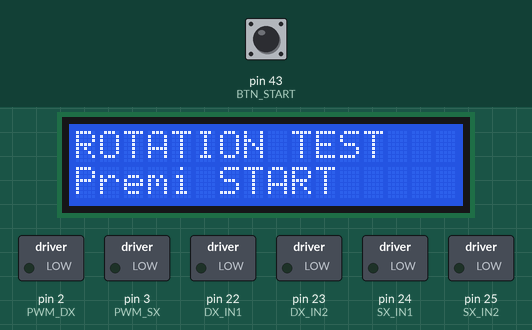
Recording of a sketch running on a simulated Arduino Mega 2560, built with avr-gcc and run on an emulated ATmega2560. Parts: 16×2 character LCD, switched loads named in the sketch (green lamp = pin HIGH). The test bench sets the inputs (shaded band); at power-on: pin 43 (BTN_START) HIGH. What the sketch prints to the serial monitor is not drawn.

Above: at 1.2 s.
1.3 s: pin 43 (BTN_START) pulled LOW for 0.15 s
At 2.8 s:
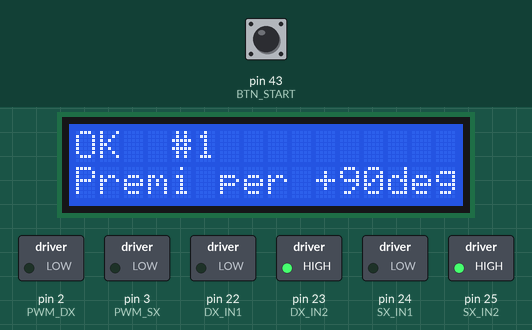
3.5 s: pin 43 (BTN_START) pulled LOW for 1 s
At 3.79 s:
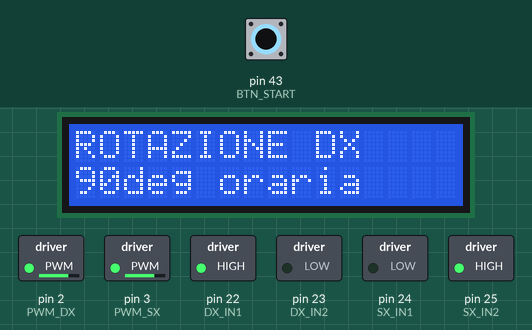
6.0 s: pin 43 (BTN_START) pulled LOW for 0.15 s
At 7.6 s:
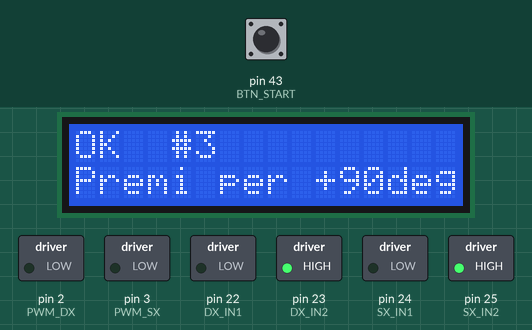
8.2 s: pin 43 (BTN_START) pulled LOW for 1 s
At 9.3 s:
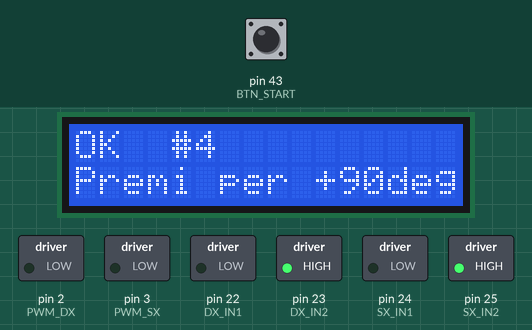
Timing chart, 0 to 11.2 s (numbered marks = the images above; inputs shaded):
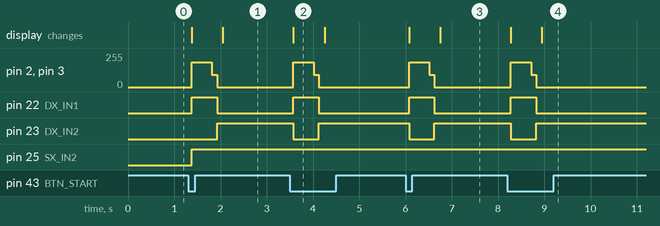

The sketch:

rotation_test.ino
```cpp
/*
 * Progetto: RoboCup Junior Rescue Maze 2026 - mENIAC Team
 * File:     rotation_test.ino
 * Scopo:    Test rotazione 90° oraria — stessa logica di main_senza_mpu.ino
 *
 *   Ogni pressione BTN_START: ruota 90° in senso orario (destra)
 *   Stesse costanti e stessa logica 2 fasi di main_senza_mpu.ino
 */

#include <LiquidCrystal_I2C.h>

// --- PIN ---
#define PWM_DX   2
#define DX_IN1  22
#define DX_IN2  23
#define PWM_SX   3
#define SX_IN1  24
#define SX_IN2  25
#define BTN_START 43

// --- COSTANTI ROTAZIONE — stesse di main_senza_mpu.ino ---
const int ROT_SPEED  = 185;   // PWM durante rotazione
const int ROT_90_MS  = 550;   // ms per 90° — regola questo
const int ROT_SETTLE = 100;   // pausa post-rotazione

LiquidCrystal_I2C lcd(0x27, 16, 2);

int rotCount = 0;

// ----------------------------------------------------------------
void setMotors(int l, int r) {
  digitalWrite(SX_IN1, l < 0); digitalWrite(SX_IN2, l >= 0);
  digitalWrite(DX_IN1, r < 0); digitalWrite(DX_IN2, r >= 0);
  analogWrite(PWM_SX, abs(l));
  analogWrite(PWM_DX, abs(r));
}

void stopMotors() { setMotors(0, 0); }

// ----------------------------------------------------------------
// Rotazione 90° oraria — 2 fasi: 80% piena + 20% dimezzata
// Identica a rotate(-90) in main_senza_mpu.ino
// ----------------------------------------------------------------
void rotateCW90() {
  lcd.clear();
  lcd.print("ROTAZIONE DX");
  lcd.setCursor(0, 1);
  lcd.print("90deg oraria");
  Serial.println("Rotazione 90° oraria — inizio");

  // Fase 1 (80%): velocità piena
  setMotors( ROT_SPEED,     -ROT_SPEED);
  delay(ROT_90_MS * 4 / 5);

  // Fase 2 (20%): velocità dimezzata — smaltisce inerzia
  setMotors( ROT_SPEED / 2, -ROT_SPEED / 2);
  delay(ROT_90_MS / 5);

  stopMotors();
  delay(ROT_SETTLE);

  rotCount++;
  lcd.clear();
  lcd.print("OK  #" + String(rotCount));
  lcd.setCursor(0, 1);
  lcd.print("Premi per +90deg");
  Serial.println("Rotazione OK — totale: " + String(rotCount) + " x 90deg");
}

// ----------------------------------------------------------------
void setup() {
  Serial.begin(115200);

  pinMode(BTN_START, INPUT_PULLUP);
  pinMode(DX_IN1, OUTPUT); pinMode(DX_IN2, OUTPUT);
  pinMode(SX_IN1, OUTPUT); pinMode(SX_IN2, OUTPUT);

  lcd.init(); lcd.backlight();
  lcd.print("ROTATION TEST");
  lcd.setCursor(0, 1); lcd.print("Premi START");
  Serial.println("Rotation test pronto. Premi BTN_START per 90deg CW.");
}

// ----------------------------------------------------------------
void loop() {
  if (digitalRead(BTN_START) == LOW) {
    delay(50);                               // debounce
    if (digitalRead(BTN_START) == LOW) {
      rotateCW90();
      while (digitalRead(BTN_START) == LOW); // aspetta rilascio
      delay(100);
    }
  }
}
```

Measured:
- after the input at 1.3 s, pin 2 (PWM_DX), pin 3 (PWM_SX): 0/255 → 185/255 after 0.08 s, → 92/255 0.44 s later, → 0/255 0.11 s later; pin 22 (DX_IN1): LOW → HIGH after 0.08 s, → LOW 0.55 s later; pin 23 (DX_IN2): LOW → HIGH after 0.63 s; pin 25 (SX_IN2): LOW → HIGH after 0.08 s; the display: first changes after 0.08 s (image 1 shows a later state)
- after the input at 3.5 s, pin 2 (PWM_DX), pin 3 (PWM_SX): 0/255 → 185/255 after 0.08 s, → 92/255 0.44 s later, → 0/255 0.11 s later; pin 22 (DX_IN1): LOW → HIGH after 0.08 s, → LOW 0.55 s later; pin 23 (DX_IN2): HIGH → LOW after 0.08 s, → HIGH 0.55 s later; the display: changes after 0.08 s (image 2)
- after the input at 6.0 s, pin 2 (PWM_DX), pin 3 (PWM_SX): 0/255 → 185/255 after 0.08 s, → 92/255 0.44 s later, → 0/255 0.11 s later; pin 22 (DX_IN1): LOW → HIGH after 0.08 s, → LOW 0.55 s later; pin 23 (DX_IN2): HIGH → LOW after 0.08 s, → HIGH 0.55 s later; the display: first changes after 0.08 s (image 3 shows a later state)
- after the input at 8.2 s, pin 2 (PWM_DX), pin 3 (PWM_SX): 0/255 → 185/255 after 0.08 s, → 92/255 0.44 s later, → 0/255 0.11 s later; pin 22 (DX_IN1): LOW → HIGH after 0.08 s, → LOW 0.55 s later; pin 23 (DX_IN2): HIGH → LOW after 0.08 s, → HIGH 0.55 s later; the display: first changes after 0.08 s (image 4 shows a later state)
- what the display in image 2 shows lasts 0.6 s, from 3.6 s to 4.2 s
